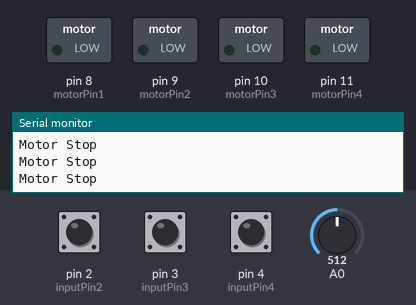
A sketch run on a simulated Arduino Uno, built with avr-gcc and run on an emulated ATmega328P. Shown: switched loads named in the sketch (green lamp = pin HIGH), the last lines printed to the serial monitor. Dashed ring = blinking. Inputs (shaded band) come from the test bench; at power-on: A0 = 512, pin 2 (inputPin2) HIGH, pin 4 (inputPin4) HIGH, pin 3 (inputPin3) HIGH.

Above: at 1.2 s.
1.3 s: A0 set to 547
4.3 s: A0 set to 562
At 5.1 s:
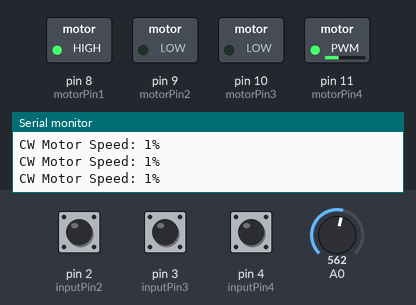
7.3 s: pin 2 (inputPin2) pulled LOW for 1 s
At 8.24 s:
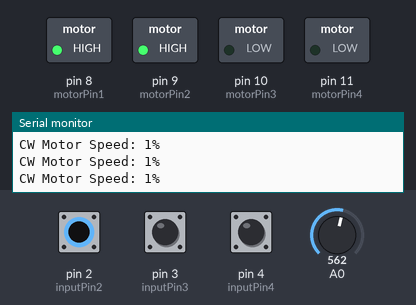
11.3 s: pin 4 (inputPin4) pulled LOW for 0.15 s
14.4 s: A0 set to 122
At 15.0 s:
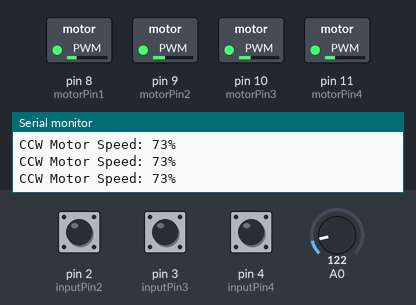
17.4 s: pin 2 (inputPin2) pulled LOW for 3.2 s
At 17.9 s:
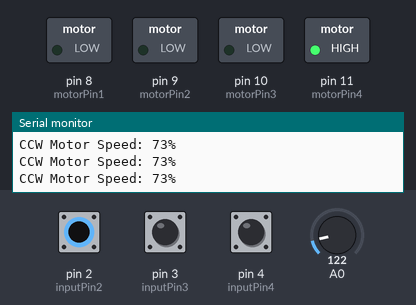
Timing chart, 0 to 26.8 s (numbered marks = the images above; inputs shaded):
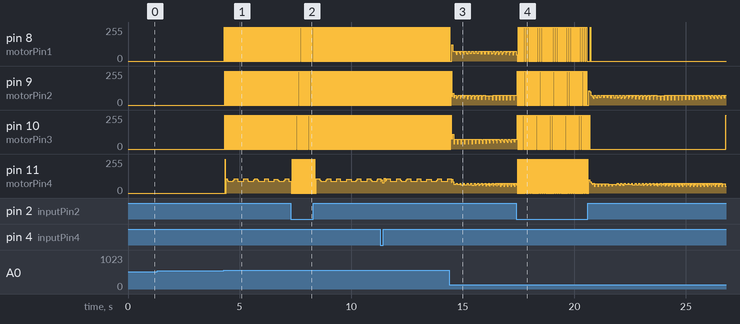

The sketch:

AR02_step_motor.ino.ino
```cpp
/*
 예제 7.1
 스텝모터 구동
 */

// 스텝 모터 신호핀 설정
int motorPin1 = 8;
int motorPin2 = 9;
int motorPin3 = 10;
int motorPin4 = 11;
const int inputPin2 = 2;
const int inputPin3 = 3;
const int inputPin4 = 4;
// 포텐쇼미터 핀 설정
int potentioMeterPin = 0;

// stop 구간 폭 설정
int stopRange = 100;

// 모터 속도 관련 변수 설정
int motorSpeed; // 스텝 사이의 지연시간으로서 4500~1000의 범위를 갖는다.
int motorSpeedPercent; // 속도를 0~100%로 나타낸다.

// 스텝 모터의 스텝 설정
// 0~7은 동작 신호, 8번째는 모터 정지 신호
int steps[] = {B1000, B1100, B0100, B0110, B0010, B0011, B0001, B1001, B0000};

void setup() {
  pinMode(inputPin2,INPUT_PULLUP);
  pinMode(inputPin3,INPUT_PULLUP);
  pinMode(inputPin4,INPUT_PULLUP);
  //모터 신호핀을 출력으로 설정
  pinMode(motorPin1, OUTPUT);
  pinMode(motorPin2, OUTPUT);
  pinMode(motorPin3, OUTPUT);
  pinMode(motorPin4, OUTPUT);

  // 시리얼 통신 설정
  Serial.begin(9600);
}

void loop(){
  // 포텐쇼미터 값을 읽어옴
  int potentioMeter1 = digitalRead(potentioMeterPin);
  if(digitalRead(inputPin2)==LOW) {
    motorSpeed = map(potentioMeter1,512+(stopRange/2),1023,4500,1000);
    motorSpeedPercent = map(motorSpeed,4500,1000,1,100);
    clockwise();
  }
  else if (digitalRead(inputPin4)==LOW ){
    motorSpeed = map(potentioMeter1,512-(stopRange/2),0,4500,1000);
    motorSpeedPercent = map(motorSpeed,4500,1000,1,100);
    counterClockwise();

  }
  else if(digitalRead(inputPin3)==LOW) {
    motorStop();
  }
  else{
    motorStop();
  }

  int potentioMeter2 = analogRead(potentioMeterPin);

   //CW로 회전시 모터를 CW방향으로 회전시킨다.
  if(potentioMeter2 >= 512+(stopRange/2)){
    //모터의 속도를 계산한다.
    motorSpeed = map(potentioMeter2,512+(stopRange/2),1023,4500,1000);
    // 모터의 속도를 백분율로 변환시킨다.
    motorSpeedPercent = map(motorSpeed,4500,1000,1,100);
    // 시리얼 통신 메세지를 출력한다.
    Serial.print("CW Motor Speed: ");
    Serial.print(motorSpeedPercent);
    Serial.println("%");
     //CW로 회전시킨다.
    clockwise();
  }
  // CCW로 회전시 모터를 CCW방향으로 회전시킨다.
  else if(potentioMeter2 <= 512-(stopRange/2)){
    //모터의 속도를 계산한다.
    motorSpeed = map(potentioMeter2,512-(stopRange/2),0,4500,1000);
     //모터의 속도를 백분율로 변환시킨다.
    motorSpeedPercent = map(motorSpeed,4500,1000,1,100);
    // 시리얼 통신 메세지를 출력한다.
    Serial.print("CCW Motor Speed: ");
    Serial.print(motorSpeedPercent);
    Serial.println("%");
     //CCW로 회전시킨다.
    counterClockwise();
  }
   //중간에 위치 했을 경우 정지시킨다.
  else{
    Serial.println("Motor Stop");
    motorStop();
  }
}

void counterClockwise(){
  // 0~7 번째 신호를 순차적으로 출력시킨다.
  for(int i = 0; i < 8; i++)
  {
    motorSignalOutput(i);
    delayMicroseconds(motorSpeed);

  }
}

void clockwise(){
  // 7~0 번째 신호를 순차적으로 출력시킨다.
  for(int i = 7; i >= 0; i--)
  {
    motorSignalOutput(i);
    delayMicroseconds(motorSpeed);
  }
}

void motorStop(){
  // 정지신호를 출력시킨다.
  motorSignalOutput(8);
}

void motorSignalOutput(int out)
{
  // out 변수에 해당하는 모터 시그날을 출력한다.
  digitalWrite(motorPin1, bitRead(steps[out], 0));
  digitalWrite(motorPin2, bitRead(steps[out], 1));
  digitalWrite(motorPin3, bitRead(steps[out], 2));
  digitalWrite(motorPin4, bitRead(steps[out], 3));
}
```

Measured:
- the behaviour switches between 561 and 562 on A0 (found by bisection; images 0 and 1)
- after the input at 4.3 s, pin 8 (motorPin1), pin 9 (motorPin2), pin 10 (motorPin3): alternates 255/255 for 0.01 s and 0/255 for 0.02 s, starting at once
